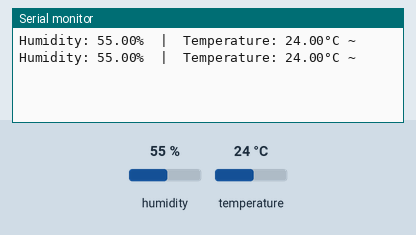
A sketch run on a simulated Arduino Uno, built with avr-gcc and run on an emulated ATmega328P. On the bench: the last lines printed to the serial monitor. The test bench sets the inputs (shaded band); at power-on: humidity 55 %, temperature 24 °C.

Above: at 5.8 s.
5.9 s: humidity set to 22 %
At 10.5 s:
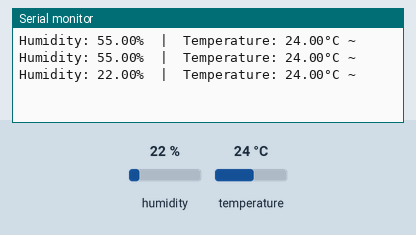
11.9 s: temperature set to 12 °C
At 15.7 s:
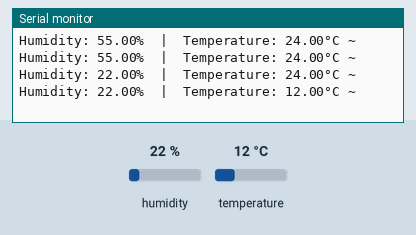
17.9 s: humidity set to 40 %
At 21.0 s:
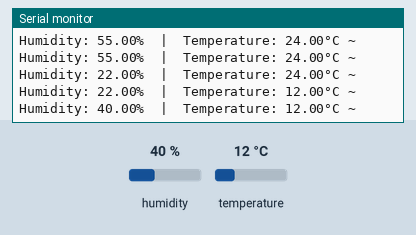
Timing chart, 0 to 22.5 s (numbered marks = the images above; inputs shaded):
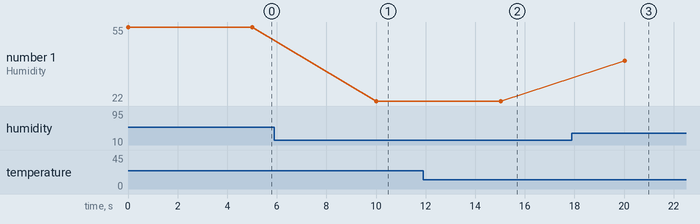

The sketch:

OneDHTSensor.ino
```cpp
#include <DHT.h>;

#define DHTPIN1 2

DHT dht (DHTPIN1, DHT22);

float humidity;
float temperature;

void setup()
{
    Serial.begin(9600);
    dht.begin();
}

void loop()
{
    temperature = dht.readTemperature();
    humidity = dht.readHumidity();

    Serial.print("Humidity: ");
    Serial.print(humidity);
    Serial.print("%");
    Serial.print("  |  ");
    Serial.print("Temperature: ");
    Serial.print(temperature);
    Serial.println("°C ~ ");
    delay(5000);
}
```

Measured:
- after the input at 5.9 s, the serial monitor: prints a new line after 4.1 s (image 1)
- after the input at 11.9 s, the serial monitor: prints a new line after 3.1 s (image 2)
- after the input at 17.9 s, the serial monitor: prints a new line after 2.1 s (image 3)
- plotted number 1: 55 → 22 after the input at 5.9 s, 22 → 40 after the input at 17.9 s
